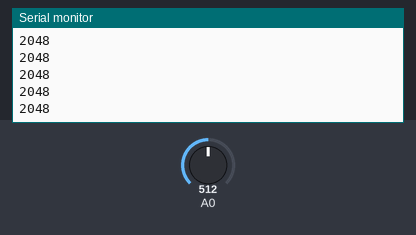
The sketch below on a simulated Arduino Uno, built with avr-gcc and run on an emulated ATmega328P. Parts: the last lines printed to the serial monitor. The inputs (shaded band) are chosen by the test bench; at power-on: A0 = 512.

Above: at 1.2 s.
1.3 s: A0 set to 716
At 1.8 s:
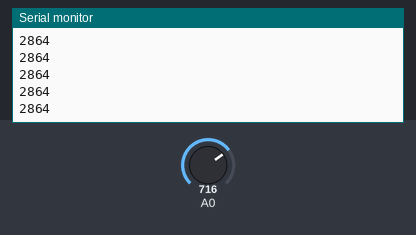
2.8 s: A0 set to 900
At 3.8 s:
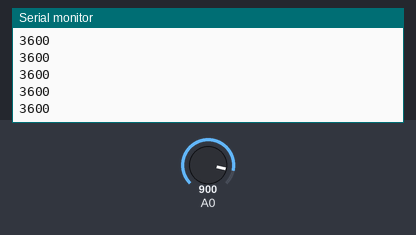
Timing chart, 0 to 5.8 s (numbered marks = the images above; inputs shaded):
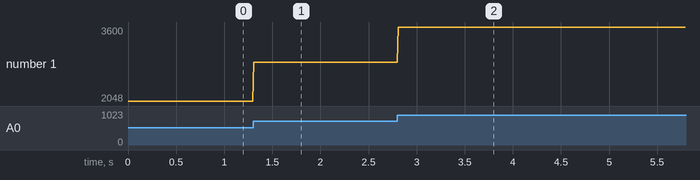

Measured:
- after the input at 1.3 s, the serial monitor: prints a new line at once (image 1)
- after the input at 2.8 s, the serial monitor: prints a new line at once (image 2)
- plotted number 1: 2048 → 2864 after the input at 1.3 s, 2864 → 3600 after the input at 2.8 s

The sketch:

txcorrente.ino
```cpp
#include <Wire.h>
#include <Adafruit_MCP4725.h>
Adafruit_MCP4725 dac;
// Set this value to 9, 8, 7, 6 or 5 to adjust the resolution
//#define DAC_RESOLUTION    (8)


void setup() {
  Serial.begin(9600);
  dac.begin(0x60);  //l'originale è a 0x62!!
}


void loop() {
  int val = analogRead(A0);
  val = map(val, 0,1024, 0,4096);
  Serial.println(val);
  dac.setVoltage(val, false);
  delay(10);
}
```
